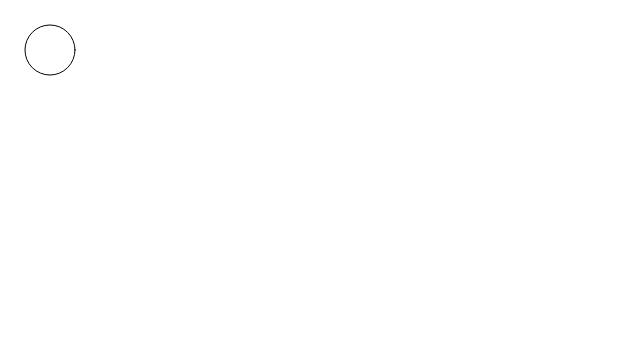
Frame 1 (no input)
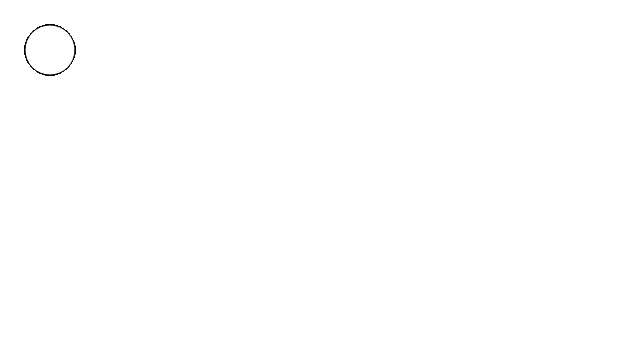
Frame 60 (no input)
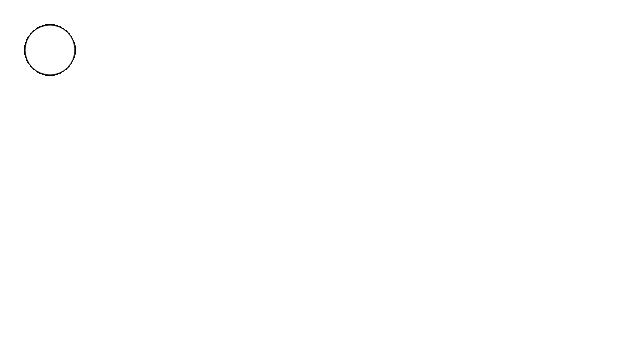
Frame 120 (the mouse pressed at the canvas centre since frame 60)

The p5.js sketch that drew these frames (run headless with seeded random() and noise() and a simulated clock; from frame 60 on, the mouse is pressed at the canvas centre):

// p5.js sketch
// ── sketch.js
function Particle(){
  this.x = 100;
  this.y = 99;

}

Particle.prototype.show = function(){
  points(this.x, this.y);


}

//  var p = new Particle();
var p;
var p2;

function setup(){
  createCanvas(640,360);
}

function draw(){
  ellipse(50,50,50,50);
  p =new Particle();
  p2 =new Particle();
}

// ── style.css
*{padding: 0; margin: 0; box-sizing: border-box;}
body{
  background-color: rosybrown;
  font-family: 'Oswald', sans-serif;

}
